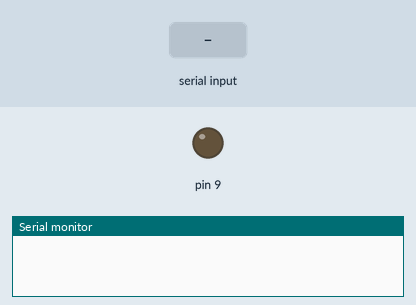
Simulated run of this sketch. Board: Arduino Uno, built with avr-gcc and run on an emulated ATmega328P. Parts: output pins drawn as LEDs (lit = HIGH), the last lines printed to the serial monitor. The inputs (shaded band) are chosen by the test bench.

Above: at 1.2 s.
1.3 s: "1" received over Serial
At 1.6 s:
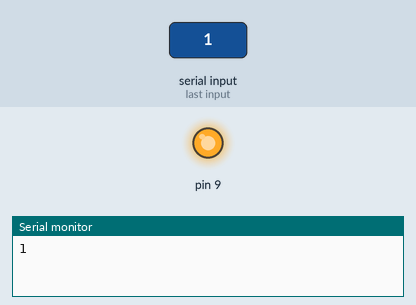
2.8 s: "0" received over Serial
At 4.0 s:
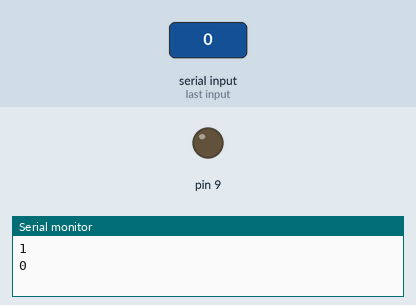
Timing chart, 0 to 5.8 s (numbered marks = the images above; inputs shaded):
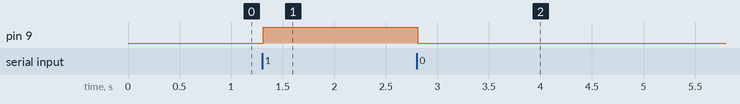

Measured:
- after the input at 1.3 s, pin 9: LOW → HIGH at once
- after the input at 2.8 s, pin 9: HIGH → LOW at once

The sketch:

Bluetooth-Slave.ino
```cpp
char c;
String readString;
char corLed[4] = "azul";

void setup(){
  pinMode(9, OUTPUT);
  Serial.begin(9600);
}

void loop(){
  while(Serial.available()>0){
    delay(10);
    c = Serial.read();
    readString += c;
  }
  if(readString.length()>0){
    Serial.println(readString);
    if(readString == "c"){
      Serial.println("0");
    }
    else if(readString == "1" || readString.equals("1") || readString.startsWith("1")){
      digitalWrite(9,HIGH);
      //Serial.println("On");
    }
    else if(readString == "0" || readString.equals("0") || readString.startsWith("0")){
      digitalWrite(9,LOW);
      //Serial.println("Off");
    }
    readString ="";
  }
}
```
